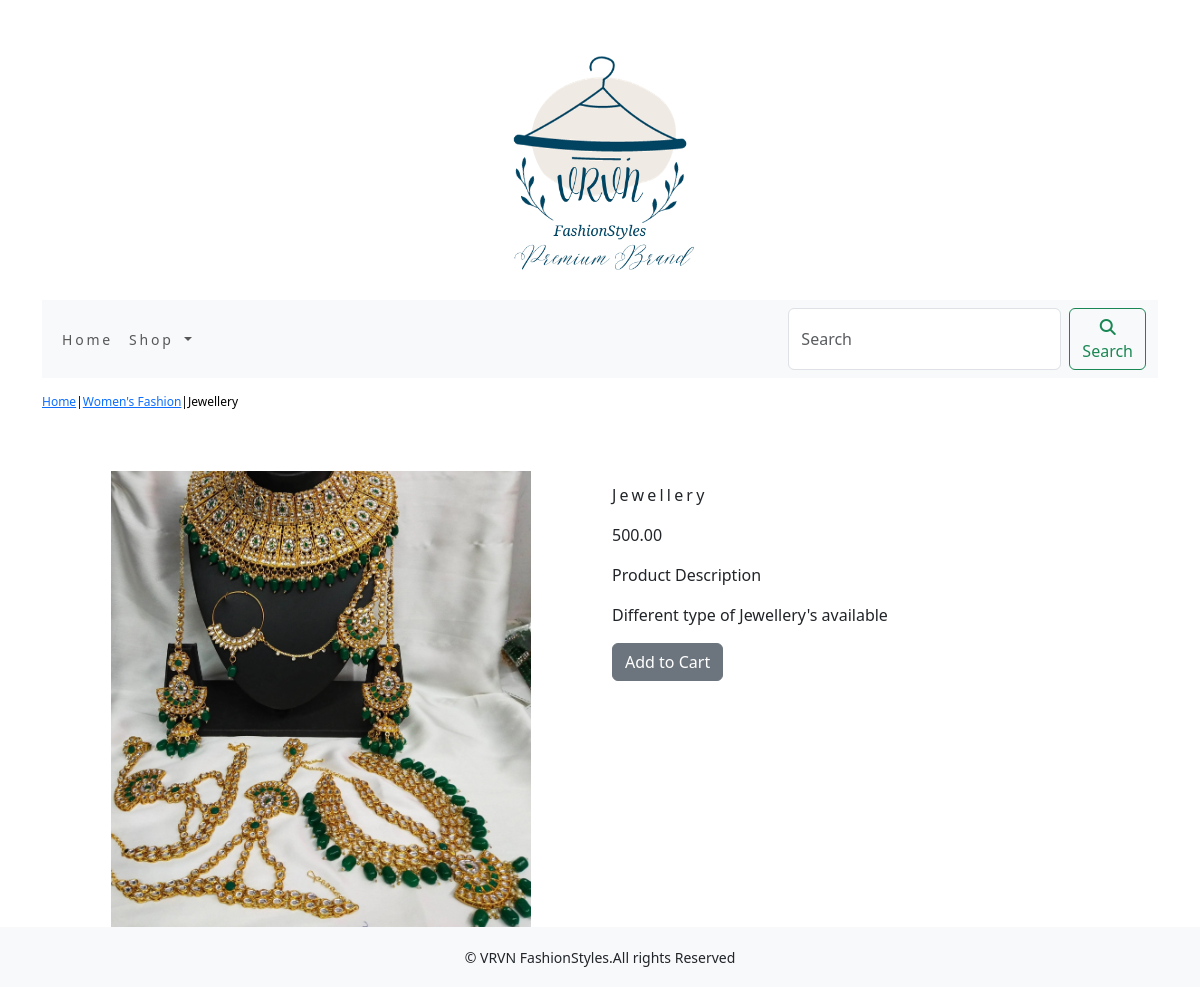
Page /shop/womens-fashion/jewellery/ on the committed database.
### shop/models.py (models this page shows, shortened)
class Product(models.Model):
    name=models.CharField(max_length=250,unique=True)
    slug = models.SlugField(max_length=250, unique=True)
    description=models.TextField(blank=True)
    price=models.DecimalField(max_digits=1000,decimal_places=2)
    category=models.ForeignKey(Category,on_delete=models.CASCADE)
    image=models.ImageField(upload_to='product',blank=True)
    stock=models.IntegerField()
    available=models.BooleanField(default=True)
    created=models.DateTimeField(auto_now_add=True)
    updated=models.DateTimeField(auto_now=True)
    class meta:
        ordering = ('name',)
        verbose_name = 'product'
        verbose_name_plural = 'products'

class Category(models.Model):
    name=models.CharField(max_length=250,unique=True)
    slug=models.SlugField(max_length=250,unique=True)
    description=models.TextField(blank=True)
    image=models.ImageField(upload_to='category',blank=True)
    class meta:
        ordering=('name',)
        verbose_name='category'
        verbose_name_plural='categories'
    def get_url(self):
        return reverse('shop:products_by_category',args=[self.slug])
    def __str__(self):
        return '{}'.format(self.name)

### shop/views.py (the view)
# urls.py: path('<slug:c_slug>/<slug:product_slug>/',views.proDetail,name='prodCatdetail'),
def proDetail(request,c_slug,product_slug):
    try:
        product=Product.objects.get(category__slug=c_slug,slug=product_slug)
    except Exception as e:
        raise e
    return render(request,'product.html',{'product':product})

### cart/context_processors.py (called while the page is built)
def counter(request):
    item_count=0
    if 'admin' in request.path:
        return {}
    else:
        try:
            cart=Cart.objects.filter(cart_id=_cart_id(request))
            car_item=CartItem.objects.all().filter(cart=cart[:1])
            for cart_item in car_item:
                item_count += cart_item.quantity
        except Cart.DoesNotExist:
            item_count=0
    return  dict(item_count=item_count)

### cart/views.py (called while the page is built)
def _cart_id(request):
    cart=request.session.session_key
    if not cart:
        cart=request.session.create()
    return cart

### shop/context_processors.py (called while the page is built)
def menu_links(request):
    links=Category.objects.all()
    return dict(links=links)

### template/product.html (shortened to what this page needs)
{% extends 'base.html' %}
{% load static %}
{% block content %}
<div class="row my_product_row_class">
    <div class="mx_auto">
        <p><a href="{% url 'shop:allProdCat' %}">Home</a>|<a href="{{product.grt_url}}">{{product.category}}</a>|{{product.name}}</p>
    </div>
</div>
<div class="container">
<br>
<div class="row">
    <div class="col-12 col-sm-12 col-md-12 col-lg-6 text-center">
        <div style="min-width:18rem">
            <img src="{{product.image.url}}" alt="{{product.name}}">
        </div>
    </div>
        <div class="col-12 col-sm-12 col-md-12 col-lg-6">
            <div>
            <h1 class="my_prod_title">{{product.name}}</h1>
            <p>{{product.price}}</p>
            <p class="my_title">Product Description</p>
            <p class="text-justify my_prod_text">{{product.description}}</p>
            {% if product.stock <= 0 %}
            <p class="text-justify my_prod_text"><b>Out of Stock</b></p>
            {% else %}
            <a class="btn btn-secondary" href="{% url 'cart:add_cart' product.id %}">Add to Cart</a>
            {% endif %}
        </div>
    </div>
    </div>
</div>
</div>
{% endblock %}

### static/css/custom.css (style rules this page uses)
.my_title { font-size:16px; text_transform:uppercase; letter spacing:.2em; }
.my_product_row_class { padding-top:15px; padding-bottom:20px; }
.my_product_row_class .mx_auto { color:#000; font-size:12px; text-decoration:none; }
.my_prod_title { font-size:16px; text_transform:uppercase; letter-spacing:.2em; padding-top:15px; padding-bottom:10px; }
.my_prod_text { padding-right:20px; }

### rows in the picture
Product: category "Women's Fashion", name "Jewellery", image (picture), price "500.00", description "Different type of Jewellery's available"
